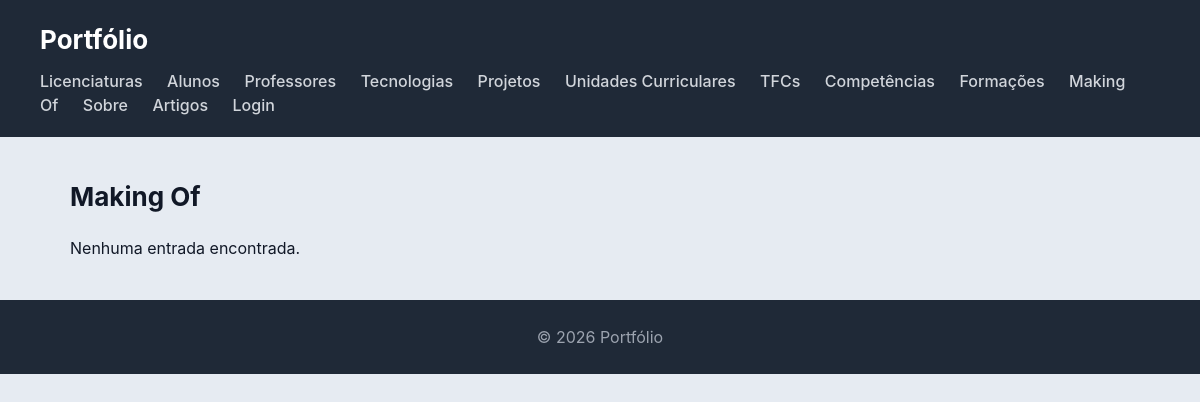
Page /makingof/ on the earlier database version.
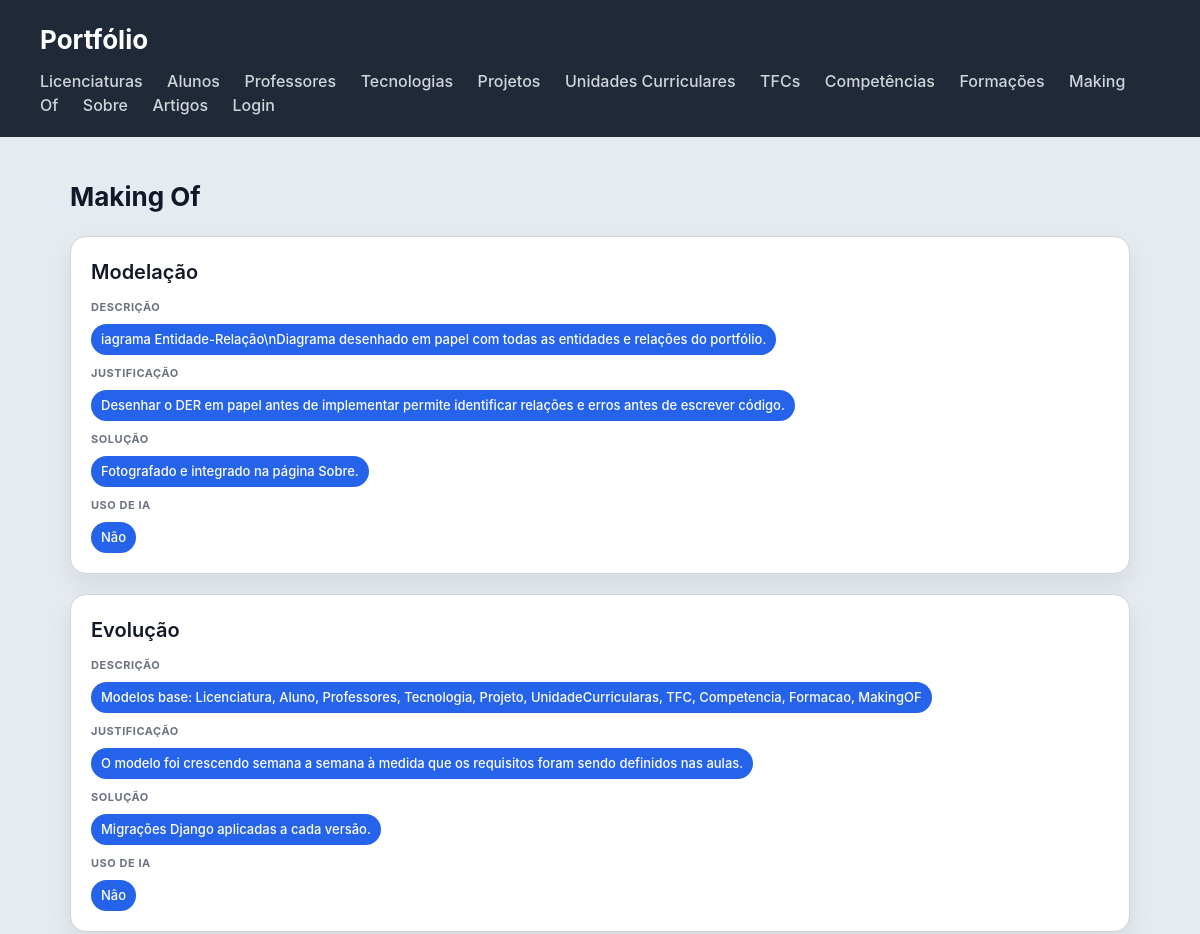
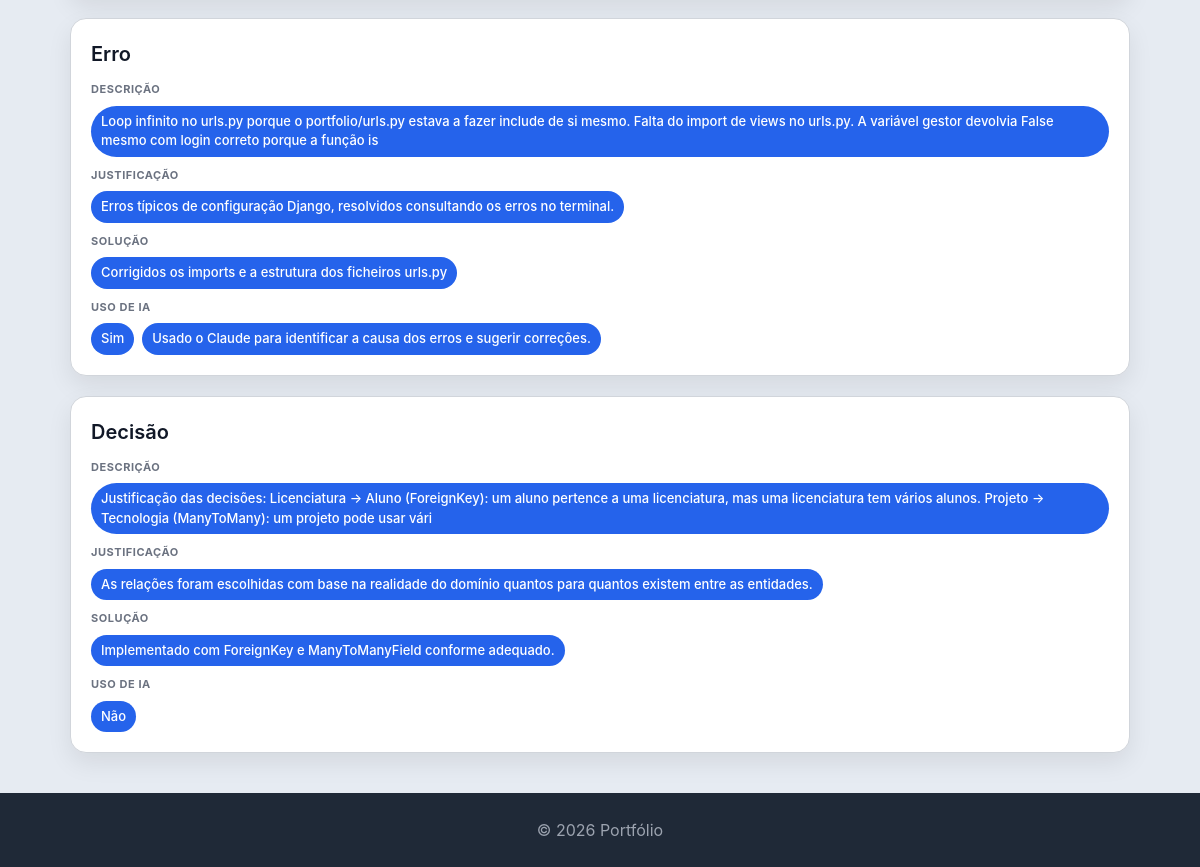
Same page on the later database version (2 pictures, top to bottom).
### portfolio/models.py (models this page shows, shortened)
class MakingOF(models.Model):
    tipo = models.CharField(max_length=100)
    descricao = models.CharField(max_length=200)
    justificacao = models.CharField(max_length=250)
    solucao = models.CharField(max_length=150)
    uso_ia = models.BooleanField()
    descricao_uso_ia = models.CharField(max_length=250)

### portfolio/views.py (the view)
# urls.py: path('makingof/', views.makingof_view, name='makingof'),
def makingof_view(request):
    makingof = MakingOF.objects.all()
    return render(request, 'portfolio/makingof.html', {'makingof': makingof})

### portfolio/templates/portfolio/makingof.html
{% extends 'portfolio/base.html' %}
{% load markdownify %}
{% block content %}
<h2>Making Of</h2>
<section>
    {% for item in makingof %}
    <article>
        <header>
            <h3>{{ item.tipo }}</h3>
        </header>
        <section>
            <h4>Descrição</h4>
            <ul>
                <li>{{ item.descricao | markdownify }}</li>
            </ul>
        </section>
        <section>
            <h4>Justificação</h4>
            <ul>
                <li>{{ item.justificacao | markdownify }}</li>
            </ul>
        </section>
        <section>
            <h4>Solução</h4>
            <ul>
                <li>{{ item.solucao | markdownify }}</li>
            </ul>
        </section>
        <section>
            <h4>Uso de IA</h4>
            <ul>
                <li>{% if item.uso_ia %}Sim{% else %}Não{% endif %}</li>
                {% if item.uso_ia %}
                <li>{{ item.descricao_uso_ia | markdownify }}</li>
                {% endif %}
            </ul>
        </section>
    </article>
    {% empty %}
    <p>Nenhuma entrada encontrada.</p>
    {% endfor %}
</section>
{% endblock %}

### portfolio/templates/portfolio/base.html (shortened to what this page needs)
<!DOCTYPE html>
<html lang="pt">
<head>
    {% load static %}
    <link rel="stylesheet" href="{% static 'portfolio/styles.css' %}">
</head>
<body>
    <header>
        <h1><a href="{% url 'portfolio_index' %}" style="color:white;text-decoration:none;">Portfólio</a></h1>
        <nav>
            <a href="{% url 'licenciaturas' %}">Licenciaturas</a>
            <a href="{% url 'alunos' %}">Alunos</a>
            <a href="{% url 'professores' %}">Professores</a>
            <a href="{% url 'tecnologias' %}">Tecnologias</a>
            <a href="{% url 'projetos' %}">Projetos</a>
            <a href="{% url 'unidades_curriculares' %}">Unidades Curriculares</a>
            <a href="{% url 'tfcs' %}">TFCs</a>
            <a href="{% url 'competencias' %}">Competências</a>
            <a href="{% url 'formacoes' %}">Formações</a>
            <a href="{% url 'makingof' %}">Making Of</a>
            <a href="{% url 'sobre' %}">Sobre</a>
            <a href="{% url 'artigos' %}">Artigos</a>
            {% if request.user.is_authenticated %}
            <span style="color:#9ca3af; margin-left:20px;">👤 {{ request.user.username }}</span>
            <a href="{% url 'logout' %}" style="color:#f87171;">Logout</a>
            {% else %}
            <a href="{% url 'login' %}">Login</a>
            {% endif %}
        </nav>
    </header>
    <main>
        {% block content %}
        {% endblock %}
    </main>
    <footer>
        <p>&copy; 2026 Portfólio</p>
    </footer>
</body>
</html>

### portfolio/static/portfolio/styles.css (style rules this page uses)
* { box-sizing: border-box; margin: 0; padding: 0; }
body { font-family: "Inter", "Segoe UI", system-ui, -apple-system, sans-serif; background: #e6ebf2; color: #111827; line-height: 1.5; }
body > header { background: #1f2937; color: white; padding: 20px 40px; }
body > header h1 a { color: white; text-decoration: none; }
body > header h1 { font-size: 26px; }
body > header nav { margin-top: 10px; }
body > header nav a { color: #d1d5db; margin-right: 20px; text-decoration: none; font-weight: 500; }
main { max-width: 1100px; margin: 40px auto; padding: 0 20px; }
h2 { margin-bottom: 20px; font-size: 26px; }
section > article { background: white; padding: 20px; border-radius: 16px; border: 1px solid #d1d5db; box-shadow: 0 10px 25px rgba(0,0,0,0.08); transition: all 0.25s ease; margin-bottom: 20px; }
article > header { margin-bottom: 12px; }
article > header > h3 { font-size: 20px; font-weight: 600; margin-bottom: 4px; }
article > section { margin-top: 10px; }
article > section > h4 { font-size: 11px; text-transform: uppercase; color: #6b7280; margin-bottom: 8px; letter-spacing: 0.05em; }
article > section > ul { list-style: none; display: flex; flex-wrap: wrap; gap: 8px; }
article > section > ul > li { background: #2563eb; color: white; padding: 6px 10px; border-radius: 999px; font-size: 13px; font-weight: 500; }
footer { text-align: center; padding: 25px; background: #1f2937; color: #9ca3af; margin-top: 40px; }

Differences in the rows shown:
added MakingOF: tipo "Modelação", descricao "iagrama Entidade-Relação\\nDiagrama desenhado em papel com todas as entidades e relações do portfólio.", justificacao "Desenhar o DER em papel antes de implementar permite identificar relações e erros antes de escrever código.", solucao "Fotografado e integrado na página Sobre.", uso_ia "Não"
added MakingOF: tipo "Evolução", descricao "Modelos base: Licenciatura, Aluno, Professores, Tecnologia, Projeto, UnidadeCurricularas, TFC, Competencia, Formacao, MakingOF", justificacao "O modelo foi crescendo semana a semana à medida que os requisitos foram sendo definidos nas aulas.", solucao "Migrações Django aplicadas a cada versão.", uso_ia "Não"
added MakingOF: tipo "Erro", descricao "Loop infinito no urls.py porque o portfolio/urls.py estava a fazer include de si mesmo. Falta do import de views no urls.py. A variável gestor devolvia False mesmo com login correto porque a função is", justificacao "Erros típicos de configuração Django, resolvidos consultando os erros no terminal.", solucao "Corrigidos os imports e a estrutura dos ficheiros urls.py", uso_ia "Sim", descricao_uso_ia "Usado o Claude para identificar a causa dos erros e sugerir correções."
added MakingOF: tipo "Decisão", descricao "Justificação das decisões: Licenciatura → Aluno (ForeignKey): um aluno pertence a uma licenciatura, mas uma licenciatura tem vários alunos. Projeto → Tecnologia (ManyToMany): um projeto pode usar vári", justificacao "As relações foram escolhidas com base na realidade do domínio quantos para quantos existem entre as entidades.", solucao "Implementado com ForeignKey e ManyToManyField conforme adequado.", uso_ia "Não"
Other differences:
text no longer shown: "Nenhuma entrada encontrada."
